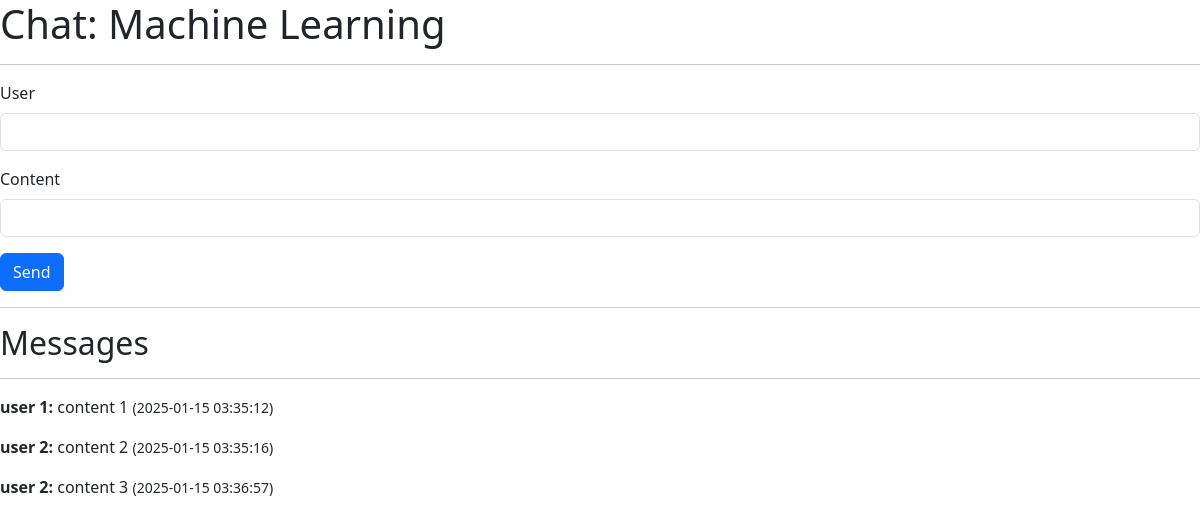
/rooms/120v, run on the app's committed database.
### main.py (models this page shows, shortened)
class Message(db.Model):
    __tablename__ = "messages"
    id = db.Column(db.Integer, primary_key=True, autoincrement=True)
    user = db.Column(db.String(120), nullable=False)
    content = db.Column(db.Text, nullable=False)
    created_at = db.Column(db.DateTime(timezone=True), server_default=func.now())
    room_id = db.Column(db.String, db.ForeignKey("rooms.id"))
    room = db.relationship("Room", backref="room")

### main.py (the view)
@app.route("/rooms/<id>")
def rooms_by_id(id):
    room = Room.query.get_or_404(id)
    items = Message.query.filter_by(room = room).all()
    date_one_day_before = datetime.now() - timedelta(days = 1)
    data = []
    for item in items:
        is_one_day_before = True
        if date_one_day_before > item.created_at:
            is_one_day_before = False
        data.append({
            "item": item,
            "is_one_day_before": is_one_day_before,
        })
    return render_template("messages.html", room=room, items=data, date_one_day_before=date_one_day_before)

### templates/messages.html (shortened to what this page needs)
<!doctype html>
<html lang="en">
  <head>
    <link href="https://cdn.jsdelivr.net/npm/bootstrap@5.3.3/dist/css/bootstrap.min.css" rel="stylesheet">
</head>
  <body>
    <h1>Chat: {{ room.description }}</h1>
    <hr>
    <form method="POST" id="form">
        <div class="mb-3">
          <label class="form-label">User</label>
          <input type="text" class="form-control" id="user" />
        </div>
        <div class="mb-3">
            <label class="form-label">Content</label>
            <input type="text" class="form-control" id="content" />
          </div>
        <button type="submit" class="btn btn-primary">Send</button>
      </form>
      <hr>
      <h2>Messages</h2>
      <hr>
      <div id="messages">
        {% for item in items %}
          {% if item.is_one_day_before %}
          <p><b>{{ item.item.user }}:</b> {{ item.item.content }} <small>({{ item.item.created_at.strftime("%Y-%m-%d %H:%M:%S") }})</small></p>
          {% else %}
          <p><b>{{ item.item.user }}:</b> {{ item.item.content }} <small>(hace más de un día)</small></p>
          {% endif %}
        {% endfor %}
      </div>
  </body>
</html>

### data on the page
Message: item.user "user 1", item.content "content 1", item.created_at "2025-01-15 03:35:12"
Message: item.user "user 2", item.content "content 2", item.created_at "2025-01-15 03:35:16"
Message: item.user "user 2", item.content "content 3", item.created_at "2025-01-15 03:36:57"
